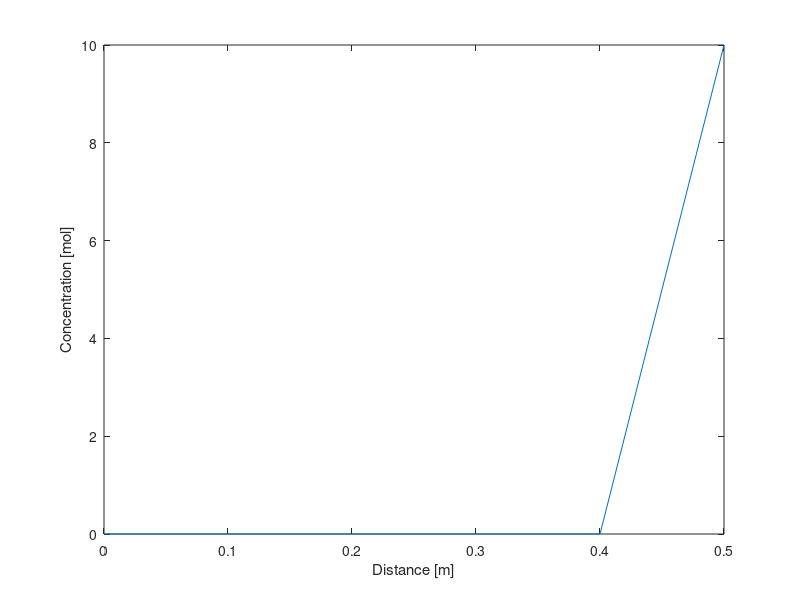

This chart was generated by the following MATLAB code: (Note: this script raises an error after producing the figure.)
clear; clc; close('all');
% inputs
D = 1 ; % metre 
ray = D/2 ; 
Ce = 10 ; % mol/m3 
Deff = 10^(-10) ; % m2/s 
s = 10^(-8) ; % mol/m3/s 
Nr = 5; 
tsim = 10^10; % secondes
Nt = 100; 
annees = tsim/(86400*365);


% steps 
ri = 0 ; rf = D/2  ; dr = (rf - ri)/Nr; 
ti = 0;  tf = tsim ; dt = (tf-ti)/Nt ;

h = dr; 
R = ri:dr:rf; nr = numel(R) ; 
T = ti:dt:tf; nt = numel(T) ;

[r,t] = meshgrid(R,T); r = r'; t = t'; % x and t matrices


% Concentration Matrix
%c = ones(nr,nt)*(h^2*(1+k*dt));
c = zeros(nr,nt);
c(1,1) = 0;
c(nr,1) = Ce; 
 

m = zeros(nr,nr);
m(1,1) = -3 ;
m(1,2) = 4 ; 
m(1,3) = -1 ;
m(nr,nr) = 1; 

for i=2:Nr  
 alpha = (-Deff*dt/(h*R(i))-Deff*dt/(h^2)); 
 beta = (1+Deff*dt/(h*R(i))+2*Deff*dt/(h^2)); 
 gamma = (-Deff*dt)/(h^2); 
    m(i,i) = beta ;
    m(i,i+1) = alpha ; 
    m(i,i-1) = gamma ;   
end

matcoeffs= [ alpha; beta ; gamma];


for t=1:nt-1
    K = [0  ; c(2:nr-1,t)-s*dt ; Ce ] ;  % cold 
    %Q = K - s*dt; % 
    X = m\K ; 
    c(:,t+1) = X;
end     


% solution analytique 
C_analytique = zeros(nr,1); 
for i=1:nr
C_analytique (i) =  0.25 * s/Deff * ray^2 * (R(i)^2/ray^2 -1) + Ce; 
end 


%% Results

% Animation
    for j = 1:nt
        plot(R,c(:,j)); xlabel('Distance [m]'); ylabel('Concentration [mol]');
        title(['Concentration Versus Distance at Time = ' num2str(round(T(j),3)) ' s']) ; 
        grid('on'); drawnow; %pause(1);
    end

    figure(2)
    plot(R,C_analytique)
    hold on 
    plot(R,c(:,nt))
    grid on 
    title(['Concentration Versus Distance ' num2str(round(T(j),3)) ' s']) ;
    legend('solution analytique', 'solution numérique')
    
    
    